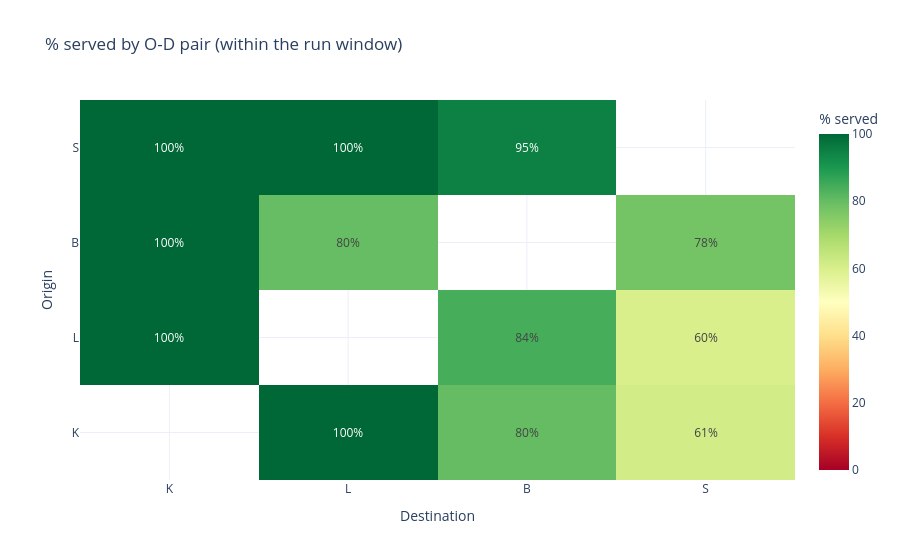

Here is the notebook cell this chart was saved with:
### Markdown cell above
## Detalle de la recompensa ganadora: desglose por par + perfil temporal

### Code cell
corrida_ganadora = corridas[ganador]

fig = viz.graficar_heatmap_cumplimiento(corrida_ganadora)
fig.write_html(str(OUT_COMPARACION / f"heatmap_por_par_{ganador}.html"))
fig.show()

### Figure 1 — Plotly figure (JSON) as saved in the notebook; plotly's stock layout.template omitted (floating-point values rounded to 4 significant figures)
{"data": [{"colorbar": {"title": {"text": "% served"}}, "colorscale": [[0.0, "rgb(165,0,38)"], [0.1, "rgb(215,48,39)"], [0.2, "rgb(244,109,67)"], [0.3, "rgb(253,174,97)"], [0.4, "rgb(254,224,139)"], [0.5, "rgb(255,255,191)"], [0.6, "rgb(217,239,139)"], [0.7, "rgb(166,217,106)"], [0.8, "rgb(102,189,99)"], [0.9, "rgb(26,152,80)"], [1.0, "rgb(0,104,55)"]], "hovertemplate": "origin %{y} -> destination %{x}<br>%{z:.1f}% served<extra></extra>", "text": [["", "100%", "80%", "61%"], ["100%", "", "84%", "60%"], ["100%", "80%", "", "78%"], ["100%", "100%", "95%", ""]], "texttemplate": "%{text}", "type": "heatmap", "x": ["K", "L", "B", "S"], "y": ["K", "L", "B", "S"], "z": [[NaN, 100.0, 80.19, 61.36], [100.0, NaN, 84.18, 60.0], [100.0, 80.0, NaN, 77.78], [100.0, 100.0, 95.03, NaN]], "zmax": 100, "zmin": 0}], "layout": {"title": {"text": "% served by O-D pair (within the run window)"}, "xaxis": {"title": {"text": "Destination"}}, "yaxis": {"title": {"text": "Origin"}}}}
